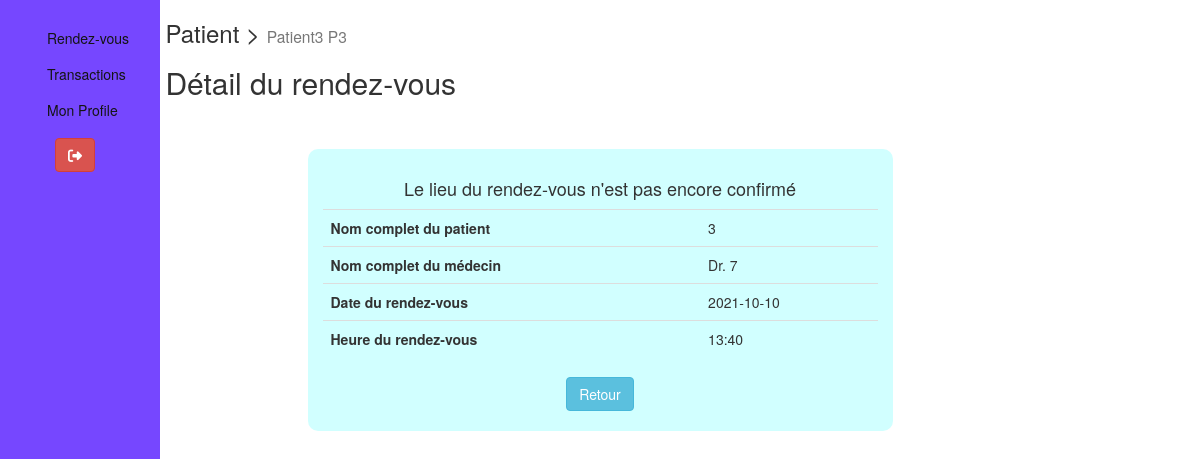
The app's page /index.php?url=detail_rendezvous&id=10 (signed in) with its own data.
### tables this page shows
CREATE TABLE `appointment` (
  `id` int(11) NOT NULL,
  `id_patient` int(11) NOT NULL,
  `id_medecin` int(11) NOT NULL,
  `date_rendezvous` date NOT NULL,
  `heure_rendezvous` varchar(10) NOT NULL
);

### index.php (called while the page is built, shortened)
<?php
    $router = new Router();
    $router->routereq();
?>

### Models/Appointment.php (called while the page is built, shortened)
<?php
    class Appointment
    {
        public $_id_patient;
        public $_id_medecin;
        public $_date_rendezvous;
        public $_heure_rendezvous;
        public function id_patient()
        {
            return $this->_id_patient;
        }
        public function setId_patient($_id_patient)
        {
            $this->_id_patient = $_id_patient;
        }
        public function id_medecin()
        {
            return $this->_id_medecin;
        }
        public function setId_medecin($_id_medecin)
        {
            $this->_id_medecin = $_id_medecin;
        }
        public function date_rendezvous()
        {
            return $this->_date_rendezvous;
        }
        public function setDate_rendezvous($_date_rendezvous)
        {
            $this->_date_rendezvous = $_date_rendezvous;
        }
        public function heure_rendezvous()
        {
            return $this->_heure_rendezvous;
        }
        public function setHeure_rendezvous($_heure_rendezvous)
        {
            $this->_heure_rendezvous = $_heure_rendezvous;
        }
    }
?>

### Models/Model.php (called while the page is built, shortened)
<?php
abstract class Model
{
    private static $_db;
    private static function setBdd()
    {
        self::$_db = new PDO("mysql:host=localhost;dbname=system_hopital;charset=utf8", "root", "");
        self::$_db->setAttribute(PDO::ATTR_ERRMODE, PDO::ERRMODE_WARNING);
    }
    protected function getBdd()
    {
        return self::$_db;
    }
    public function details($table, $obj, $where, $id)
    {
        $sql = 'SELECT * FROM ' . $table . ' where ' . $where . '=' . $id . ';';
        $query = self::$_db->prepare($sql);
        $query->execute();
        while ($data = $query->fetch(PDO::FETCH_ASSOC))
            return (new $obj($data));
    }
}

### Models/AppointmentManager.php (called while the page is built, shortened)
<?php
class AppointmentManager extends Model
{
    public function getAppointmentDetail()
    {
        if(isset($_GET["id"]))
            return $this->details("appointment","Appointment","id",$_GET["id"]);
    }
}

### Views/detail_rendezvous.php (the view, shortened to what this page needs)
<?php
$this->_t = "Détail du rendez-vous";
        ?>
<?php
include("Public/sidebar.php");
?>
<div class="col-10 table-responsive">
  <p class="h3"><?php echo ($this->_usr);
                echo (" > "); ?>
    <small class="text-muted"> <?php echo ($this->_name); ?> </small></h3>
  <h2><?php echo ($this->_t)   ?></h2>
</div>
        <br><br>
        <div class="container" align="center" style="width:50%;">
          <br>
        <div class="row">
          <div class="col-md-12" align="center">
          <table class="table">
          <tbody>
            <tr>
                <th>Nom complet du patient</th>
                <td><?=$appointment->id_patient()?> </td>
            </tr>
            <tr>
                <th>Nom complet du médecin</th>
                <td>Dr. <?=$appointment->id_medecin()?></td>
            </tr>
            <tr>
                <th>Date du rendez-vous</th>
                <td><?=$appointment->date_rendezvous()?></td>
            </tr>
            <tr>
                <th>Heure du rendez-vous</th>
                <td><?=$appointment->heure_rendezvous()?></td>
            </tr>
            <?php
                if(1)
                {
                    echo "<h4>Le lieu du rendez-vous n'est pas encore confirmé</h4>";
                }
            ?>
          </tbody>
        </table>
        <a href="/HMS_PROJECT/liste_rendezvous"><button class="btn btn-info">Retour</button></a>
          </div>
            </div>
            <br>
            </div>

### Public/style1.css (style rules this page uses)
::placeholder { color: #BDBDBD; opacity: 1; font-weight: 300 }
a { color: inherit; cursor: pointer }

### Public/sidebar.php (style rules this page uses)
.table-responsive { margin-left: 12%; padding: 0px 10px; }

### Views/detail_rendezvous.php (style rules this page uses)
.container { border-style:none; border-radius:10px; background-color:rgb(209, 255, 255) }

### records on screen
appointment: id_patient "3", id_medecin "7", date_rendezvous "2021-10-10", heure_rendezvous "13:40"

### other values on screen
$this->_usr "Patient"
$this->_name "Patient3 P3"
$this->_t "Détail du rendez-vous"
